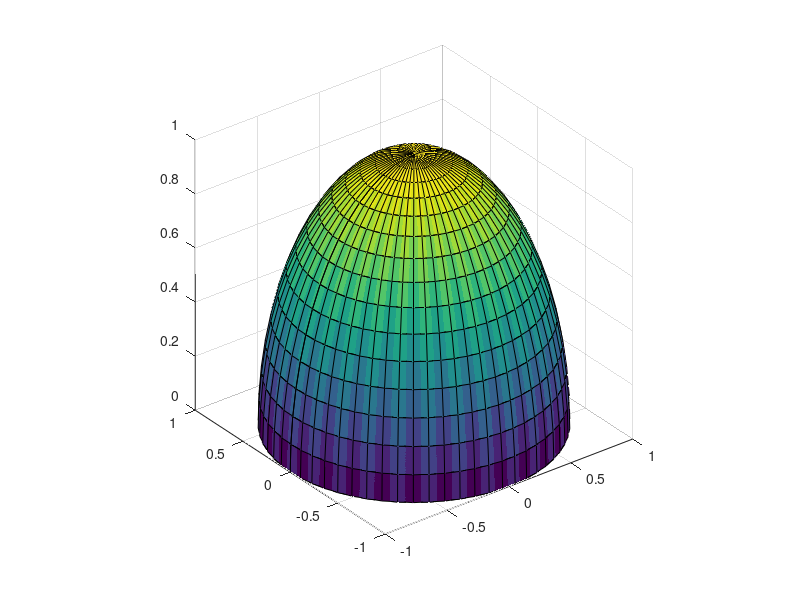

Write the MATLAB code that produced this figure.
clc
clear all
k = 5;
n = 2^k-1;
theta = pi*(-n:2:n)/n;
phi = ((pi/2)*(-n:2:n)'/n);
X = sin(phi)*cos(theta);
Y = sin(phi)*sin(theta);
Z = ( cos(phi))*ones(size(theta));
surf(X,Y,Z)
axis square
